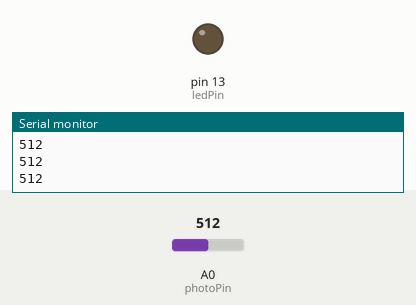
This sketch was run on a simulated Arduino Uno, built with avr-gcc and run on an emulated ATmega328P. Shown: output pins drawn as LEDs (lit = HIGH), the last lines printed to the serial monitor. Inputs (shaded band) come from the test bench; at power-on: A0 (photoPin) = 512.

Above: at 1.2 s.
1.3 s: A0 (photoPin) set to 485
At 2.5 s:
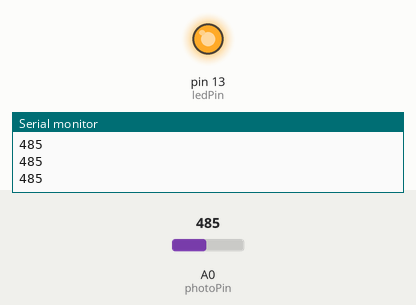
2.8 s: A0 (photoPin) set to 510
At 3.9 s:
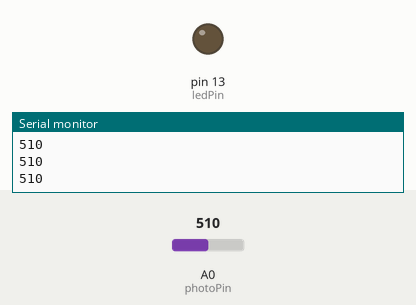
4.3 s: A0 (photoPin) set to 490
At 5.2 s:
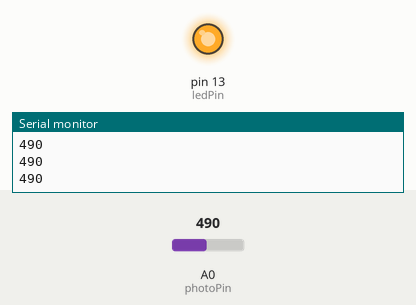
Timing chart, 0 to 7.3 s (numbered marks = the images above; inputs shaded):
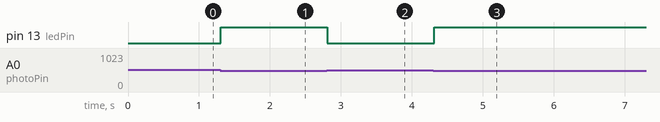

Measured:
- the behaviour switches between 500 and 499 on A0 (photoPin) (found by bisection; images 0 and 1)
- after the input at 1.3 s, pin 13 (ledPin): LOW → HIGH at once
- after the input at 2.8 s, pin 13 (ledPin): HIGH → LOW at once
- after the input at 4.3 s, pin 13 (ledPin): LOW → HIGH at once

The sketch:

Project_7_Photoresistor_Light_Detector.ino
```cpp
// Project 7: Photoresistor Light Detector
// Turns an LED on when it's dark.

int photoPin = A0; // Photoresistor connected to Analog Pin 0
int ledPin = 13;   // LED connected to Pin 13
int threshold = 500; // Adjust this value to set the darkness threshold

void setup() {
  pinMode(ledPin, OUTPUT);
  Serial.begin(9600); // For debugging
}

void loop() {
  int lightValue = analogRead(photoPin);
  Serial.println(lightValue); // Print the value to the serial monitor

  if (lightValue < threshold) {
    digitalWrite(ledPin, HIGH); // Turn on LED
  } else {
    digitalWrite(ledPin, LOW); // Turn off LED
  }
  delay(100);
}
```
